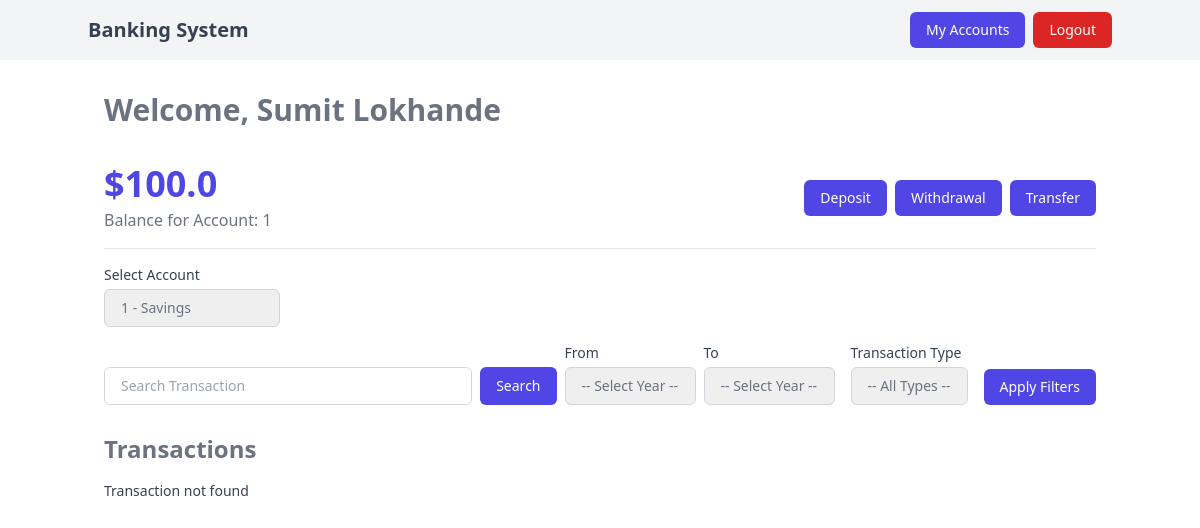
Screenshot of / (signed in) with the database file from the repository.
### users/models.py (models this page shows, shortened)
class User(AbstractUser):
    ROLE_TYPE = [
        ('Admin', 'Admin'),
        ('Customer', 'Customer')
    ]
    username = None
    role = models.CharField(choices=ROLE_TYPE, default='Customer', max_length=10)
    email = models.EmailField(unique=True)
    USERNAME_FIELD = 'email'
    REQUIRED_FIELDS = ['first_name', 'last_name']
    objects = UserManager()

### Bank/models.py (models this page shows)
class Account(models.Model):
    ACCOUNT_TYPE = [
        ('Savings', 'Savings'),
        ('Current', 'Current'),
        ('Fix Deposit', 'Fix Deposit')
    ]
    today = datetime.today()
    user = models.ForeignKey(User, on_delete=models.SET_NULL, null=True, blank=True)
    account_number = models.BigIntegerField(default=generate_account_number)
    account_type = models.CharField(choices=ACCOUNT_TYPE, default='Savings', max_length=20)
    account_expiry = models.DateTimeField(default=today + timedelta(days=1000))
    balance = models.FloatField(default=0)
    cvv = models.IntegerField(default=generate_cvv)
    created_at = models.DateTimeField(auto_now_add=True)

### BankingSystem/views.py (the view)
# urls.py: path('', home_page, name='home_page'),
@login_required(redirect_field_name='login_account')
def home_page(request):
    accounts = Account.objects.filter(user__id=request.user.id)
    transactions = Transaction.objects.none()
    selected_account = accounts[0]
    if request.method == 'POST':
        search = request.POST.get('search') or ''
        transactions = Transaction.objects.filter(
            Q(sender_account__account_number__icontains=search) |
            Q(recipient_account__account_number__icontains=search)
        )
    if request.method == 'GET':
        from_year = request.GET.get('from')
        to_year = request.GET.get('to')
        transaction_type = request.GET.get('type') or ''
        selected_account_id = request.GET.get('selected_account')
        if selected_account_id:
            selected_account = get_object_or_404(Account, id=selected_account_id, user=request.user)
            filters = Q(sender_account=selected_account)
            if from_year and to_year:
                try:
                    from_date = datetime(int(from_year), 1, 1)
                    to_date = datetime(int(to_year), 12, 31)
                    filters &= Q(transaction_date__range=(from_date, to_date))
                except ValueError:
                    pass
            if transaction_type != '':
                filters &= Q(transaction_type__iexact=transaction_type)
            transactions = Transaction.objects.filter(filters).order_by('-transaction_date')
        else:
            transactions = Transaction.objects.filter(sender_account=selected_account).order_by('-transaction_date')
    context = {
        'transactions': transactions,
        'accounts': accounts,
        'selected_account': selected_account,
    }
    return render(request, 'home.html', context)

### templates/home.html (shortened to what this page needs)
{% extends "layout.html" %}
{% block content %}
    <h5 class="text-gray-500 text-3xl font-bold pt-4 text-center md:text-left">
        Welcome, {{user.first_name}} {{user.last_name}}
    </h5>
    <div class="flex flex-col md:flex-row items-center justify-between py-4 mt-5 border-b">
        <div class="text-center md:text-left mb-4 md:mb-0">
            {% if selected_account %}
                <h4 class="text-4xl font-bold text-indigo-600">
                    ${{selected_account.balance}}
                </h4>
                <p class="text-gray-500 mt-1">
                    Balance for Account: {{selected_account.account_number}}
                </p>
            {% else %}
                <h4 class="text-4xl font-bold text-gray-500">
                    Please select an account
                </h4>
            {% endif %}
        </div>
        <div class="flex gap-2">
            <a href="{% url 'deposit_page' %}" class="bg-indigo-600 text-white px-4 py-2 rounded-md hover:bg-indigo-700 text-sm">
                Deposit
            </a>
            <a href="{% url 'withdrawal_page' %}" class="bg-indigo-600 text-white px-4 py-2 rounded-md hover:bg-indigo-700 text-sm">
                Withdrawal
            </a>
            <a href="{% url 'transfer_page' %}" class="bg-indigo-600 text-white px-4 py-2 rounded-md hover:bg-indigo-700 text-sm">
                Transfer
            </a>
        </div>
    </div>
    <div class="py-4 space-y-4">
        <form method="get" class="mb-4">
            <p class="text-sm font-medium text-gray-700 mb-1">
                Select Account
            </p>
            <select
                id="selected_account"
                name="selected_account"
                class="appearance-none rounded-md border border-gray-300 py-2 px-4 text-sm text-gray-500 focus:outline-indigo-600"
                onchange="this.form.submit()">
                {% for account in accounts %}
                    <option value="{{account.id}}" {% if selected_account and selected_account.id == account.id %}selected{% endif %}>
                        {{account.account_number}} - {{account.account_type}}
                    </option>
                {% endfor %}
            </select>
        </form>
        <div class="flex flex-col md:flex-row md:items-end gap-4 md:gap-2 w-full">
            <form class="flex-grow flex gap-2" method="post">
                <input
                    class="flex-grow appearance-none rounded-md border border-gray-300 py-2 px-4 text-base text-gray-500 placeholder:text-gray-400 focus:outline focus:outline-2 focus:-outline-offset-2 focus:outline-indigo-600 sm:text-sm"
                    type="search"
                    name="search"
                    placeholder="Search Transaction"
                    aria-label="Search">
                <button
                    class="bg-indigo-600 text-white px-4 py-2 rounded-md hover:bg-indigo-700 text-sm"
                    type="submit">
                    Search
                </button>
            </form>
            <form method="get" class="flex flex-col md:flex-row md:items-end gap-4">
                <div class="flex gap-2">
                    <div class="flex flex-col">
                        <label for="from" class="block text-sm font-medium text-gray-700 mb-1">
                            From
                        </label>
                        <select id="from" name="from"
                            class="appearance-none rounded-md border border-gray-300 py-2 px-4 text-sm text-gray-500 focus:outline-indigo-600">
                            <option value="">-- Select Year --</option>
                        </select>
                    </div>
                    <div class="flex flex-col">
                        <label for="to" class="block text-sm font-medium text-gray-700 mb-1">
                            To
                        </label>
                        <select id="to" name="to"
                            class="appearance-none rounded-md border border-gray-300 py-2 px-4 text-sm text-gray-500 focus:outline-indigo-600">
                            <option value="">-- Select Year --</option>
                        </select>
                    </div>
                </div>
                <div class="flex flex-col">
                    <label for="type" class="block text-sm font-medium text-gray-700 mb-1">
                        Transaction Type
                    </label>
                    <select id="type" name="type"
                        class="appearance-none rounded-md border border-gray-300 py-2 px-4 text-sm text-gray-500 focus:outline-indigo-600">
                        <option value="">-- All Types --</option>
                    </select>
                </div>
                <button type="submit" class="bg-indigo-600 text-white px-4 py-2 rounded-md hover:bg-indigo-700 text-sm">
                    Apply Filters
                </button>
            </form>
        </div>
        <div class="pt-3">
            <h3 class="text-2xl font-bold text-gray-500">
                Transactions
            </h3>
            <div class="overflow-x-auto mt-4">
                {% if not transactions %}
                    <p class="text-sm text-gray-700">
                        Transaction not found
                    </p>
                {% endif %}
            </div>
        </div>
    </div>
{% endblock %}

### rows the page displays
User: first_name "Sumit", last_name "Lokhande"
Account: balance "100.0", account_number "1"

### other values shown
form field selected_account "1 - Savings"
